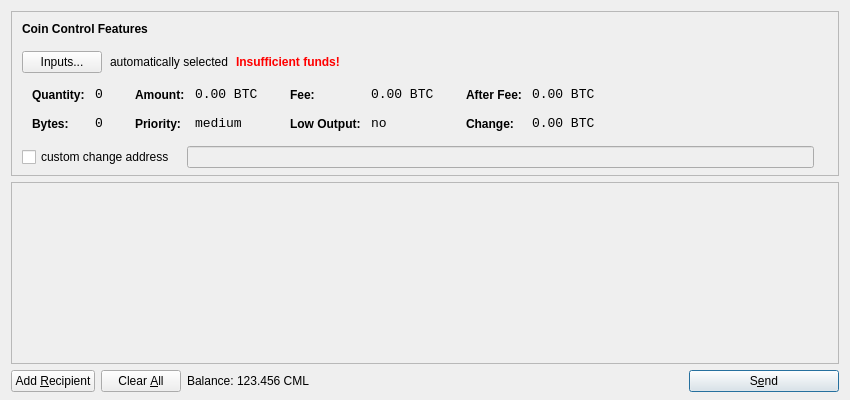
<?xml version="1.0" encoding="UTF-8"?>
<ui version="4.0">
 <class>SendCoinsDialog</class>
 <widget class="QDialog" name="SendCoinsDialog">
  <property name="geometry">
   <rect>
    <x>0</x>
    <y>0</y>
    <width>850</width>
    <height>400</height>
   </rect>
  </property>
  <property name="windowTitle">
   <string>Send Coins</string>
  </property>
  <layout class="QVBoxLayout" name="verticalLayout" stretch="0,1,0">
   <property name="bottomMargin">
    <number>8</number>
   </property>
   <item>
    <widget class="QFrame" name="frameCoinControl">
     <property name="sizePolicy">
      <sizepolicy hsizetype="Expanding" vsizetype="Expanding">
       <horstretch>0</horstretch>
       <verstretch>0</verstretch>
      </sizepolicy>
     </property>
     <property name="maximumSize">
      <size>
       <width>16777215</width>
       <height>16777215</height>
      </size>
     </property>
     <property name="frameShape">
      <enum>QFrame::StyledPanel</enum>
     </property>
     <property name="frameShadow">
      <enum>QFrame::Sunken</enum>
     </property>
     <layout class="QVBoxLayout" name="verticalLayoutCoinControl2">
      <property name="spacing">
       <number>-1</number>
      </property>
      <property name="leftMargin">
       <number>0</number>
      </property>
      <property name="topMargin">
       <number>0</number>
      </property>
      <property name="rightMargin">
       <number>0</number>
      </property>
      <property name="bottomMargin">
       <number>6</number>
      </property>
      <item>
       <layout class="QVBoxLayout" name="verticalLayoutCoinControl" stretch="0,0,0,0,1">
        <property name="spacing">
         <number>0</number>
        </property>
        <property name="leftMargin">
         <number>10</number>
        </property>
        <property name="topMargin">
         <number>10</number>
        </property>
        <item>
         <layout class="QHBoxLayout" name="horizontalLayoutCoinControl1">
          <property name="bottomMargin">
           <number>15</number>
          </property>
          <item>
           <widget class="QLabel" name="labelCoinControlFeatures">
            <property name="sizePolicy">
             <sizepolicy hsizetype="Preferred" vsizetype="Maximum">
              <horstretch>0</horstretch>
              <verstretch>0</verstretch>
             </sizepolicy>
            </property>
            <property name="font">
             <font>
              <weight>75</weight>
              <bold>true</bold>
             </font>
            </property>
            <property name="styleSheet">
             <string notr="true">font-weight:bold;</string>
            </property>
            <property name="text">
             <string>Coin Control Features</string>
            </property>
           </widget>
          </item>
         </layout>
        </item>
        <item>
         <layout class="QHBoxLayout" name="horizontalLayoutCoinControl2" stretch="0,0,0,0">
          <property name="spacing">
           <number>8</number>
          </property>
          <property name="bottomMargin">
           <number>10</number>
          </property>
          <item>
           <widget class="QPushButton" name="pushButtonCoinControl">
            <property name="styleSheet">
             <string notr="true"/>
            </property>
            <property name="text">
             <string>Inputs...</string>
            </property>
           </widget>
          </item>
          <item>
           <widget class="QLabel" name="labelCoinControlAutomaticallySelected">
            <property name="text">
             <string>automatically selected</string>
            </property>
            <property name="margin">
             <number>5</number>
            </property>
           </widget>
          </item>
          <item>
           <widget class="QLabel" name="labelCoinControlInsuffFunds">
            <property name="font">
             <font>
              <weight>75</weight>
              <bold>true</bold>
             </font>
            </property>
            <property name="styleSheet">
             <string notr="true">color:red;font-weight:bold;</string>
            </property>
            <property name="text">
             <string>Insufficient funds!</string>
            </property>
            <property name="margin">
             <number>5</number>
            </property>
           </widget>
          </item>
          <item>
           <spacer name="horizontalSpacerCoinControl">
            <property name="orientation">
             <enum>Qt::Horizontal</enum>
            </property>
            <property name="sizeHint" stdset="0">
             <size>
              <width>40</width>
              <height>1</height>
             </size>
            </property>
           </spacer>
          </item>
         </layout>
        </item>
        <item>
         <widget class="QWidget" name="widgetCoinControl" native="true">
          <property name="sizePolicy">
           <sizepolicy hsizetype="Preferred" vsizetype="Preferred">
            <horstretch>0</horstretch>
            <verstretch>0</verstretch>
           </sizepolicy>
          </property>
          <property name="minimumSize">
           <size>
            <width>0</width>
            <height>0</height>
           </size>
          </property>
          <property name="styleSheet">
           <string notr="true"/>
          </property>
          <layout class="QHBoxLayout" name="horizontalLayoutCoinControl5">
           <property name="margin">
            <number>0</number>
           </property>
           <item>
            <layout class="QHBoxLayout" name="horizontalLayoutCoinControl3" stretch="0,0,0,1">
             <property name="spacing">
              <number>20</number>
             </property>
             <property name="topMargin">
              <number>0</number>
             </property>
             <property name="bottomMargin">
              <number>10</number>
             </property>
             <item>
              <layout class="QFormLayout" name="formLayoutCoinControl1">
               <property name="horizontalSpacing">
                <number>10</number>
               </property>
               <property name="verticalSpacing">
                <number>14</number>
               </property>
               <property name="leftMargin">
                <number>10</number>
               </property>
               <property name="topMargin">
                <number>4</number>
               </property>
               <property name="rightMargin">
                <number>6</number>
               </property>
               <item row="0" column="0">
                <widget class="QLabel" name="labelCoinControlQuantityText">
                 <property name="styleSheet">
                  <string notr="true">font-weight:bold;</string>
                 </property>
                 <property name="text">
                  <string>Quantity:</string>
                 </property>
                 <property name="margin">
                  <number>0</number>
                 </property>
                </widget>
               </item>
               <item row="0" column="1">
                <widget class="QLabel" name="labelCoinControlQuantity">
                 <property name="font">
                  <font>
                   <family>Monospace</family>
                   <pointsize>10</pointsize>
                  </font>
                 </property>
                 <property name="cursor">
                  <cursorShape>IBeamCursor</cursorShape>
                 </property>
                 <property name="contextMenuPolicy">
                  <enum>Qt::ActionsContextMenu</enum>
                 </property>
                 <property name="text">
                  <string notr="true">0</string>
                 </property>
                 <property name="margin">
                  <number>0</number>
                 </property>
                 <property name="textInteractionFlags">
                  <set>Qt::LinksAccessibleByMouse|Qt::TextSelectableByKeyboard|Qt::TextSelectableByMouse</set>
                 </property>
                </widget>
               </item>
               <item row="1" column="0">
                <widget class="QLabel" name="labelCoinControlBytesText">
                 <property name="styleSheet">
                  <string notr="true">font-weight:bold;</string>
                 </property>
                 <property name="text">
                  <string>Bytes:</string>
                 </property>
                </widget>
               </item>
               <item row="1" column="1">
                <widget class="QLabel" name="labelCoinControlBytes">
                 <property name="font">
                  <font>
                   <family>Monospace</family>
                   <pointsize>10</pointsize>
                  </font>
                 </property>
                 <property name="cursor">
                  <cursorShape>IBeamCursor</cursorShape>
                 </property>
                 <property name="contextMenuPolicy">
                  <enum>Qt::ActionsContextMenu</enum>
                 </property>
                 <property name="text">
                  <string notr="true">0</string>
                 </property>
                 <property name="textInteractionFlags">
                  <set>Qt::LinksAccessibleByMouse|Qt::TextSelectableByKeyboard|Qt::TextSelectableByMouse</set>
                 </property>
                </widget>
               </item>
              </layout>
             </item>
             <item>
              <layout class="QFormLayout" name="formLayoutCoinControl2">
               <property name="horizontalSpacing">
                <number>10</number>
               </property>
               <property name="verticalSpacing">
                <number>14</number>
               </property>
               <property name="leftMargin">
                <number>6</number>
               </property>
               <property name="topMargin">
                <number>4</number>
               </property>
               <property name="rightMargin">
                <number>6</number>
               </property>
               <item row="0" column="0">
                <widget class="QLabel" name="labelCoinControlAmountText">
                 <property name="styleSheet">
                  <string notr="true">font-weight:bold;</string>
                 </property>
                 <property name="text">
                  <string>Amount:</string>
                 </property>
                 <property name="margin">
                  <number>0</number>
                 </property>
                </widget>
               </item>
               <item row="0" column="1">
                <widget class="QLabel" name="labelCoinControlAmount">
                 <property name="font">
                  <font>
                   <family>Monospace</family>
                   <pointsize>10</pointsize>
                  </font>
                 </property>
                 <property name="cursor">
                  <cursorShape>IBeamCursor</cursorShape>
                 </property>
                 <property name="contextMenuPolicy">
                  <enum>Qt::ActionsContextMenu</enum>
                 </property>
                 <property name="text">
                  <string notr="true">0.00 BTC</string>
                 </property>
                 <property name="textInteractionFlags">
                  <set>Qt::LinksAccessibleByMouse|Qt::TextSelectableByKeyboard|Qt::TextSelectableByMouse</set>
                 </property>
                </widget>
               </item>
               <item row="1" column="0">
                <widget class="QLabel" name="labelCoinControlPriorityText">
                 <property name="styleSheet">
                  <string notr="true">font-weight:bold;</string>
                 </property>
                 <property name="text">
                  <string>Priority:</string>
                 </property>
                </widget>
               </item>
               <item row="1" column="1">
                <widget class="QLabel" name="labelCoinControlPriority">
                 <property name="font">
                  <font>
                   <family>Monospace</family>
                   <pointsize>10</pointsize>
                  </font>
                 </property>
                 <property name="cursor">
                  <cursorShape>IBeamCursor</cursorShape>
                 </property>
                 <property name="contextMenuPolicy">
                  <enum>Qt::ActionsContextMenu</enum>
                 </property>
                 <property name="text">
                  <string>medium</string>
                 </property>
                 <property name="textInteractionFlags">
                  <set>Qt::LinksAccessibleByMouse|Qt::TextSelectableByKeyboard|Qt::TextSelectableByMouse</set>
                 </property>
                </widget>
               </item>
              </layout>
             </item>
             <item>
              <layout class="QFormLayout" name="formLayoutCoinControl3">
               <property name="horizontalSpacing">
                <number>10</number>
               </property>
               <property name="verticalSpacing">
                <number>14</number>
               </property>
               <property name="leftMargin">
                <number>6</number>
               </property>
               <property name="topMargin">
                <number>4</number>
               </property>
               <property name="rightMargin">
                <number>6</number>
               </property>
               <item row="0" column="0">
                <widget class="QLabel" name="labelCoinControlFeeText">
                 <property name="styleSheet">
                  <string notr="true">font-weight:bold;</string>
                 </property>
                 <property name="text">
                  <string>Fee:</string>
                 </property>
                 <property name="margin">
                  <number>0</number>
                 </property>
                </widget>
               </item>
               <item row="0" column="1">
                <widget class="QLabel" name="labelCoinControlFee">
                 <property name="font">
                  <font>
                   <family>Monospace</family>
                   <pointsize>10</pointsize>
                  </font>
                 </property>
                 <property name="cursor">
                  <cursorShape>IBeamCursor</cursorShape>
                 </property>
                 <property name="contextMenuPolicy">
                  <enum>Qt::ActionsContextMenu</enum>
                 </property>
                 <property name="text">
                  <string notr="true">0.00 BTC</string>
                 </property>
                 <property name="textInteractionFlags">
                  <set>Qt::LinksAccessibleByMouse|Qt::TextSelectableByKeyboard|Qt::TextSelectableByMouse</set>
                 </property>
                </widget>
               </item>
               <item row="1" column="0">
                <widget class="QLabel" name="labelCoinControlLowOutputText">
                 <property name="styleSheet">
                  <string notr="true">font-weight:bold;</string>
                 </property>
                 <property name="text">
                  <string>Low Output:</string>
                 </property>
                </widget>
               </item>
               <item row="1" column="1">
                <widget class="QLabel" name="labelCoinControlLowOutput">
                 <property name="font">
                  <font>
                   <family>Monospace</family>
                   <pointsize>10</pointsize>
                  </font>
                 </property>
                 <property name="cursor">
                  <cursorShape>IBeamCursor</cursorShape>
                 </property>
                 <property name="contextMenuPolicy">
                  <enum>Qt::ActionsContextMenu</enum>
                 </property>
                 <property name="text">
                  <string>no</string>
                 </property>
                 <property name="textInteractionFlags">
                  <set>Qt::LinksAccessibleByMouse|Qt::TextSelectableByKeyboard|Qt::TextSelectableByMouse</set>
                 </property>
                </widget>
               </item>
              </layout>
             </item>
             <item>
              <layout class="QFormLayout" name="formLayoutCoinControl4">
               <property name="horizontalSpacing">
                <number>10</number>
               </property>
               <property name="verticalSpacing">
                <number>14</number>
               </property>
               <property name="leftMargin">
                <number>6</number>
               </property>
               <property name="topMargin">
                <number>4</number>
               </property>
               <property name="rightMargin">
                <number>6</number>
               </property>
               <item row="0" column="0">
                <widget class="QLabel" name="labelCoinControlAfterFeeText">
                 <property name="styleSheet">
                  <string notr="true">font-weight:bold;</string>
                 </property>
                 <property name="text">
                  <string>After Fee:</string>
                 </property>
                 <property name="margin">
                  <number>0</number>
                 </property>
                </widget>
               </item>
               <item row="0" column="1">
                <widget class="QLabel" name="labelCoinControlAfterFee">
                 <property name="font">
                  <font>
                   <family>Monospace</family>
                   <pointsize>10</pointsize>
                  </font>
                 </property>
                 <property name="cursor">
                  <cursorShape>IBeamCursor</cursorShape>
                 </property>
                 <property name="contextMenuPolicy">
                  <enum>Qt::ActionsContextMenu</enum>
                 </property>
                 <property name="text">
                  <string notr="true">0.00 BTC</string>
                 </property>
                 <property name="textInteractionFlags">
                  <set>Qt::LinksAccessibleByMouse|Qt::TextSelectableByKeyboard|Qt::TextSelectableByMouse</set>
                 </property>
                </widget>
               </item>
               <item row="1" column="0">
                <widget class="QLabel" name="labelCoinControlChangeText">
                 <property name="styleSheet">
                  <string notr="true">font-weight:bold;</string>
                 </property>
                 <property name="text">
                  <string>Change:</string>
                 </property>
                </widget>
               </item>
               <item row="1" column="1">
                <widget class="QLabel" name="labelCoinControlChange">
                 <property name="font">
                  <font>
                   <family>Monospace</family>
                   <pointsize>10</pointsize>
                  </font>
                 </property>
                 <property name="cursor">
                  <cursorShape>IBeamCursor</cursorShape>
                 </property>
                 <property name="contextMenuPolicy">
                  <enum>Qt::ActionsContextMenu</enum>
                 </property>
                 <property name="text">
                  <string notr="true">0.00 BTC</string>
                 </property>
                 <property name="textInteractionFlags">
                  <set>Qt::LinksAccessibleByMouse|Qt::TextSelectableByKeyboard|Qt::TextSelectableByMouse</set>
                 </property>
                </widget>
               </item>
              </layout>
             </item>
            </layout>
           </item>
          </layout>
         </widget>
        </item>
        <item>
         <layout class="QHBoxLayout" name="horizontalLayoutCoinControl4" stretch="0,0,0">
          <property name="spacing">
           <number>12</number>
          </property>
          <property name="sizeConstraint">
           <enum>QLayout::SetDefaultConstraint</enum>
          </property>
          <property name="topMargin">
           <number>5</number>
          </property>
          <property name="rightMargin">
           <number>5</number>
          </property>
          <item>
           <widget class="QCheckBox" name="checkBoxCoinControlChange">
            <property name="text">
             <string>custom change address</string>
            </property>
           </widget>
          </item>
          <item>
           <widget class="QLineEdit" name="lineEditCoinControlChange">
            <property name="enabled">
             <bool>false</bool>
            </property>
            <property name="sizePolicy">
             <sizepolicy hsizetype="Expanding" vsizetype="Fixed">
              <horstretch>0</horstretch>
              <verstretch>0</verstretch>
             </sizepolicy>
            </property>
           </widget>
          </item>
          <item>
           <widget class="QLabel" name="labelCoinControlChangeLabel">
            <property name="sizePolicy">
             <sizepolicy hsizetype="Preferred" vsizetype="Expanding">
              <horstretch>0</horstretch>
              <verstretch>0</verstretch>
             </sizepolicy>
            </property>
            <property name="minimumSize">
             <size>
              <width>0</width>
              <height>0</height>
             </size>
            </property>
            <property name="text">
             <string/>
            </property>
            <property name="margin">
             <number>3</number>
            </property>
           </widget>
          </item>
         </layout>
        </item>
        <item>
         <spacer name="verticalSpacerCoinControl">
          <property name="orientation">
           <enum>Qt::Vertical</enum>
          </property>
          <property name="sizeHint" stdset="0">
           <size>
            <width>800</width>
            <height>1</height>
           </size>
          </property>
         </spacer>
        </item>
       </layout>
      </item>
     </layout>
    </widget>
   </item>
   <item>
    <widget class="QScrollArea" name="scrollArea">
     <property name="widgetResizable">
      <bool>true</bool>
     </property>
     <widget class="QWidget" name="scrollAreaWidgetContents">
      <property name="geometry">
       <rect>
        <x>0</x>
        <y>0</y>
        <width>830</width>
        <height>165</height>
       </rect>
      </property>
      <layout class="QVBoxLayout" name="verticalLayout_2">
       <property name="margin">
        <number>0</number>
       </property>
       <item>
        <layout class="QVBoxLayout" name="entries">
         <property name="spacing">
          <number>6</number>
         </property>
        </layout>
       </item>
       <item>
        <spacer name="verticalSpacer">
         <property name="orientation">
          <enum>Qt::Vertical</enum>
         </property>
         <property name="sizeHint" stdset="0">
          <size>
           <width>20</width>
           <height>40</height>
          </size>
         </property>
        </spacer>
       </item>
      </layout>
     </widget>
    </widget>
   </item>
   <item>
    <layout class="QHBoxLayout" name="horizontalLayout">
     <item>
      <widget class="QPushButton" name="addButton">
       <property name="toolTip">
        <string>Send to multiple recipients at once</string>
       </property>
       <property name="text">
        <string>Add &amp;Recipient</string>
       </property>
       <property name="icon">
        <iconset resource="../bitcoin.qrc">
         <normaloff>:/icons/add</normaloff>:/icons/add</iconset>
       </property>
       <property name="autoDefault">
        <bool>false</bool>
       </property>
      </widget>
     </item>
     <item>
      <widget class="QPushButton" name="clearButton">
       <property name="sizePolicy">
        <sizepolicy hsizetype="Minimum" vsizetype="Fixed">
         <horstretch>0</horstretch>
         <verstretch>0</verstretch>
        </sizepolicy>
       </property>
       <property name="toolTip">
        <string>Remove all transaction fields</string>
       </property>
       <property name="text">
        <string>Clear &amp;All</string>
       </property>
       <property name="icon">
        <iconset resource="../bitcoin.qrc">
         <normaloff>:/icons/remove</normaloff>:/icons/remove</iconset>
       </property>
       <property name="autoRepeatDelay">
        <number>300</number>
       </property>
       <property name="autoDefault">
        <bool>false</bool>
       </property>
      </widget>
     </item>
     <item>
      <layout class="QHBoxLayout" name="horizontalLayout_2">
       <property name="spacing">
        <number>3</number>
       </property>
       <item>
        <widget class="QLabel" name="label">
         <property name="text">
          <string>Balance:</string>
         </property>
        </widget>
       </item>
       <item>
        <widget class="QLabel" name="labelBalance">
         <property name="cursor">
          <cursorShape>IBeamCursor</cursorShape>
         </property>
         <property name="text">
          <string>123.456 CML</string>
         </property>
         <property name="textInteractionFlags">
          <set>Qt::LinksAccessibleByMouse|Qt::TextSelectableByKeyboard|Qt::TextSelectableByMouse</set>
         </property>
        </widget>
       </item>
      </layout>
     </item>
     <item>
      <spacer name="horizontalSpacer">
       <property name="orientation">
        <enum>Qt::Horizontal</enum>
       </property>
       <property name="sizeHint" stdset="0">
        <size>
         <width>40</width>
         <height>20</height>
        </size>
       </property>
      </spacer>
     </item>
     <item>
      <widget class="QPushButton" name="sendButton">
       <property name="minimumSize">
        <size>
         <width>150</width>
         <height>0</height>
        </size>
       </property>
       <property name="toolTip">
        <string>Confirm the send action</string>
       </property>
       <property name="text">
        <string>S&amp;end</string>
       </property>
       <property name="icon">
        <iconset resource="../bitcoin.qrc">
         <normaloff>:/icons/send</normaloff>:/icons/send</iconset>
       </property>
       <property name="default">
        <bool>true</bool>
       </property>
      </widget>
     </item>
    </layout>
   </item>
  </layout>
 </widget>
 <resources>
  <include location="../bitcoin.qrc"/>
 </resources>
 <connections/>
</ui>
